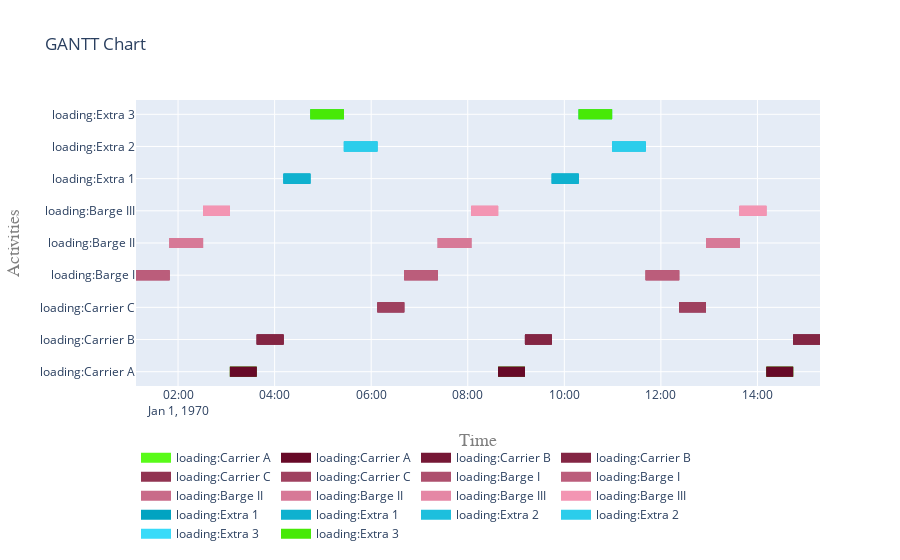

Write notebook code for a chart like this one.
### Markdown cell above
Plot only activities whose namespace (first letters) matches load*

### Code cell
def expand(a, namespace):
    n = len(namespace)
    sa = []
    if a.name[0:n]==namespace:
        sa.append(a)
    if hasattr(a, "sub_processes"):
        for s in a.sub_processes:
            if s.name[0:n]==namespace:
                sa.append(s)
            sa+=expand(s,namespace)
    return sa
all_activities = []
for a in [*activities]:
    all_activities+=expand(activities[a],'load')
all_activities
fig = get_gantt_chart(all_activities)

### Figure 1 — Plotly figure (JSON) as saved in the notebook; plotly's stock layout.template omitted (floating-point values rounded to 4 significant figures)
{"data": [{"connectgaps": false, "hoverinfo": "y+name", "line": {"color": "rgb(89,251,25)", "width": 10}, "mode": "lines", "name": "loading:Carrier A", "type": "scatter", "x": ["1970-01-01T03:04:24", "1970-01-01T03:04:24", "1970-01-01T03:37:44", "1970-01-01T03:37:44", "1970-01-01T03:37:44", "1970-01-01T08:37:44", "1970-01-01T08:37:44", "1970-01-01T09:11:04", "1970-01-01T09:11:04", "1970-01-01T09:11:04", "1970-01-01T14:11:04", "1970-01-01T14:11:04", "1970-01-01T14:44:24", "1970-01-01T14:44:24", "1970-01-01T14:44:24", "1970-01-01T03:04:24", "1970-01-01T03:04:24", "1970-01-01T03:37:44", "1970-01-01T03:37:44", "1970-01-01T03:37:44", "1970-01-01T08:37:44", "1970-01-01T08:37:44", "1970-01-01T09:11:04", "1970-01-01T09:11:04", "1970-01-01T09:11:04", "1970-01-01T14:11:04", "1970-01-01T14:11:04", "1970-01-01T14:44:24", "1970-01-01T14:44:24", "1970-01-01T14:44:24"], "y": ["loading:Carrier A", "loading:Carrier A", "loading:Carrier A", "loading:Carrier A", null, "loading:Carrier A", "loading:Carrier A", "loading:Carrier A", "loading:Carrier A", null, "loading:Carrier A", "loading:Carrier A", "loading:Carrier A", "loading:Carrier A", null, "loading:Carrier A", "loading:Carrier A", "loading:Carrier A", "loading:Carrier A", null, "loading:Carrier A", "loading:Carrier A", "loading:Carrier A", "loading:Carrier A", null, "loading:Carrier A", "loading:Carrier A", "loading:Carrier A", "loading:Carrier A", null]}, {"connectgaps": false, "hoverinfo": "y+name", "line": {"color": "rgb(103,9,39)", "width": 10}, "mode": "lines", "name": "loading:Carrier A", "type": "scatter", "x": ["1970-01-01T03:04:24", "1970-01-01T03:04:24", "1970-01-01T03:37:44", "1970-01-01T03:37:44", "1970-01-01T03:37:44", "1970-01-01T08:37:44", "1970-01-01T08:37:44", "1970-01-01T09:11:04", "1970-01-01T09:11:04", "1970-01-01T09:11:04", "1970-01-01T14:11:04", "1970-01-01T14:11:04", "1970-01-01T14:44:24", "1970-01-01T14:44:24", "1970-01-01T14:44:24", "1970-01-01T03:04:24", "1970-01-01T03:04:24", "1970-01-01T03:37:44", "1970-01-01T03:37:44", "1970-01-01T03:37:44", "1970-01-01T08:37:44", "1970-01-01T08:37:44", "1970-01-01T09:11:04", "1970-01-01T09:11:04", "1970-01-01T09:11:04", "1970-01-01T14:11:04", "1970-01-01T14:11:04", "1970-01-01T14:44:24", "1970-01-01T14:44:24", "1970-01-01T14:44:24"], "y": ["loading:Carrier A", "loading:Carrier A", "loading:Carrier A", "loading:Carrier A", null, "loading:Carrier A", "loading:Carrier A", "loading:Carrier A", "loading:Carrier A", null, "loading:Carrier A", "loading:Carrier A", "loading:Carrier A", "loading:Carrier A", null, "loading:Carrier A", "loading:Carrier A", "loading:Carrier A", "loading:Carrier A", null, "loading:Carrier A", "loading:Carrier A", "loading:Carrier A", "loading:Carrier A", null, "loading:Carrier A", "loading:Carrier A", "loading:Carrier A", "loading:Carrier A", null]}, {"connectgaps": false, "hoverinfo": "y+name", "line": {"color": "rgb(117,23,53)", "width": 10}, "mode": "lines", "name": "loading:Carrier B", "type": "scatter", "x": ["1970-01-01T03:37:44", "1970-01-01T03:37:44", "1970-01-01T04:11:04", "1970-01-01T04:11:04", "1970-01-01T04:11:04", "1970-01-01T09:11:04", "1970-01-01T09:11:04", "1970-01-01T09:44:24", "1970-01-01T09:44:24", "1970-01-01T09:44:24", "1970-01-01T14:44:24", "1970-01-01T14:44:24", "1970-01-01T15:17:44", "1970-01-01T15:17:44", "1970-01-01T15:17:44", "1970-01-01T03:37:44", "1970-01-01T03:37:44", "1970-01-01T04:11:04", "1970-01-01T04:11:04", "1970-01-01T04:11:04", "1970-01-01T09:11:04", "1970-01-01T09:11:04", "1970-01-01T09:44:24", "1970-01-01T09:44:24", "1970-01-01T09:44:24", "1970-01-01T14:44:24", "1970-01-01T14:44:24", "1970-01-01T15:17:44", "1970-01-01T15:17:44", "1970-01-01T15:17:44"], "y": ["loading:Carrier B", "loading:Carrier B", "loading:Carrier B", "loading:Carrier B", null, "loading:Carrier B", "loading:Carrier B", "loading:Carrier B", "loading:Carrier B", null, "loading:Carrier B", "loading:Carrier B", "loading:Carrier B", "loading:Carrier B", null, "loading:Carrier B", "loading:Carrier B", "loading:Carrier B", "loading:Carrier B", null, "loading:Carrier B", "loading:Carrier B", "loading:Carrier B", "loading:Carrier B", null, "loading:Carrier B", "loading:Carrier B", "loading:Carrier B", "loading:Carrier B", null]}, {"connectgaps": false, "hoverinfo": "y+name", "line": {"color": "rgb(131,37,67)", "width": 10}, "mode": "lines", "name": "loading:Carrier B", "type": "scatter", "x": ["1970-01-01T03:37:44", "1970-01-01T03:37:44", "1970-01-01T04:11:04", "1970-01-01T04:11:04", "1970-01-01T04:11:04", "1970-01-01T09:11:04", "1970-01-01T09:11:04", "1970-01-01T09:44:24", "1970-01-01T09:44:24", "1970-01-01T09:44:24", "1970-01-01T14:44:24", "1970-01-01T14:44:24", "1970-01-01T15:17:44", "1970-01-01T15:17:44", "1970-01-01T15:17:44", "1970-01-01T03:37:44", "1970-01-01T03:37:44", "1970-01-01T04:11:04", "1970-01-01T04:11:04", "1970-01-01T04:11:04", "1970-01-01T09:11:04", "1970-01-01T09:11:04", "1970-01-01T09:44:24", "1970-01-01T09:44:24", "1970-01-01T09:44:24", "1970-01-01T14:44:24", "1970-01-01T14:44:24", "1970-01-01T15:17:44", "1970-01-01T15:17:44", "1970-01-01T15:17:44"], "y": ["loading:Carrier B", "loading:Carrier B", "loading:Carrier B", "loading:Carrier B", null, "loading:Carrier B", "loading:Carrier B", "loading:Carrier B", "loading:Carrier B", null, "loading:Carrier B", "loading:Carrier B", "loading:Carrier B", "loading:Carrier B", null, "loading:Carrier B", "loading:Carrier B", "loading:Carrier B", "loading:Carrier B", null, "loading:Carrier B", "loading:Carrier B", "loading:Carrier B", "loading:Carrier B", null, "loading:Carrier B", "loading:Carrier B", "loading:Carrier B", "loading:Carrier B", null]}, {"connectgaps": false, "hoverinfo": "y+name", "line": {"color": "rgb(145,51,81)", "width": 10}, "mode": "lines", "name": "loading:Carrier C", "type": "scatter", "x": ["1970-01-01T06:07:44", "1970-01-01T06:07:44", "1970-01-01T06:41:04", "1970-01-01T06:41:04", "1970-01-01T06:41:04", "1970-01-01T12:22:44", "1970-01-01T12:22:44", "1970-01-01T12:56:04", "1970-01-01T12:56:04", "1970-01-01T12:56:04", "1970-01-01T06:07:44", "1970-01-01T06:07:44", "1970-01-01T06:41:04", "1970-01-01T06:41:04", "1970-01-01T06:41:04", "1970-01-01T12:22:44", "1970-01-01T12:22:44", "1970-01-01T12:56:04", "1970-01-01T12:56:04", "1970-01-01T12:56:04"], "y": ["loading:Carrier C", "loading:Carrier C", "loading:Carrier C", "loading:Carrier C", null, "loading:Carrier C", "loading:Carrier C", "loading:Carrier C", "loading:Carrier C", null, "loading:Carrier C", "loading:Carrier C", "loading:Carrier C", "loading:Carrier C", null, "loading:Carrier C", "loading:Carrier C", "loading:Carrier C", "loading:Carrier C", null]}, {"connectgaps": false, "hoverinfo": "y+name", "line": {"color": "rgb(159,65,95)", "width": 10}, "mode": "lines", "name": "loading:Carrier C", "type": "scatter", "x": ["1970-01-01T06:07:44", "1970-01-01T06:07:44", "1970-01-01T06:41:04", "1970-01-01T06:41:04", "1970-01-01T06:41:04", "1970-01-01T12:22:44", "1970-01-01T12:22:44", "1970-01-01T12:56:04", "1970-01-01T12:56:04", "1970-01-01T12:56:04", "1970-01-01T06:07:44", "1970-01-01T06:07:44", "1970-01-01T06:41:04", "1970-01-01T06:41:04", "1970-01-01T06:41:04", "1970-01-01T12:22:44", "1970-01-01T12:22:44", "1970-01-01T12:56:04", "1970-01-01T12:56:04", "1970-01-01T12:56:04"], "y": ["loading:Carrier C", "loading:Carrier C", "loading:Carrier C", "loading:Carrier C", null, "loading:Carrier C", "loading:Carrier C", "loading:Carrier C", "loading:Carrier C", null, "loading:Carrier C", "loading:Carrier C", "loading:Carrier C", "loading:Carrier C", null, "loading:Carrier C", "loading:Carrier C", "loading:Carrier C", "loading:Carrier C", null]}, {"connectgaps": false, "hoverinfo": "y+name", "line": {"color": "rgb(173,79,109)", "width": 10}, "mode": "lines", "name": "loading:Barge I", "type": "scatter", "x": ["1970-01-01T01:07:44", "1970-01-01T01:07:44", "1970-01-01T01:49:24", "1970-01-01T01:49:24", "1970-01-01T01:49:24", "1970-01-01T06:41:04", "1970-01-01T06:41:04", "1970-01-01T07:22:44", "1970-01-01T07:22:44", "1970-01-01T07:22:44", "1970-01-01T11:41:04", "1970-01-01T11:41:04", "1970-01-01T12:22:44", "1970-01-01T12:22:44", "1970-01-01T12:22:44", "1970-01-01T01:07:44", "1970-01-01T01:07:44", "1970-01-01T01:49:24", "1970-01-01T01:49:24", "1970-01-01T01:49:24", "1970-01-01T06:41:04", "1970-01-01T06:41:04", "1970-01-01T07:22:44", "1970-01-01T07:22:44", "1970-01-01T07:22:44", "1970-01-01T11:41:04", "1970-01-01T11:41:04", "1970-01-01T12:22:44", "1970-01-01T12:22:44", "1970-01-01T12:22:44"], "y": ["loading:Barge I", "loading:Barge I", "loading:Barge I", "loading:Barge I", null, "loading:Barge I", "loading:Barge I", "loading:Barge I", "loading:Barge I", null, "loading:Barge I", "loading:Barge I", "loading:Barge I", "loading:Barge I", null, "loading:Barge I", "loading:Barge I", "loading:Barge I", "loading:Barge I", null, "loading:Barge I", "loading:Barge I", "loading:Barge I", "loading:Barge I", null, "loading:Barge I", "loading:Barge I", "loading:Barge I", "loading:Barge I", null]}, {"connectgaps": false, "hoverinfo": "y+name", "line": {"color": "rgb(187,93,123)", "width": 10}, "mode": "lines", "name": "loading:Barge I", "type": "scatter", "x": ["1970-01-01T01:07:44", "1970-01-01T01:07:44", "1970-01-01T01:49:24", "1970-01-01T01:49:24", "1970-01-01T01:49:24", "1970-01-01T06:41:04", "1970-01-01T06:41:04", "1970-01-01T07:22:44", "1970-01-01T07:22:44", "1970-01-01T07:22:44", "1970-01-01T11:41:04", "1970-01-01T11:41:04", "1970-01-01T12:22:44", "1970-01-01T12:22:44", "1970-01-01T12:22:44", "1970-01-01T01:07:44", "1970-01-01T01:07:44", "1970-01-01T01:49:24", "1970-01-01T01:49:24", "1970-01-01T01:49:24", "1970-01-01T06:41:04", "1970-01-01T06:41:04", "1970-01-01T07:22:44", "1970-01-01T07:22:44", "1970-01-01T07:22:44", "1970-01-01T11:41:04", "1970-01-01T11:41:04", "1970-01-01T12:22:44", "1970-01-01T12:22:44", "1970-01-01T12:22:44"], "y": ["loading:Barge I", "loading:Barge I", "loading:Barge I", "loading:Barge I", null, "loading:Barge I", "loading:Barge I", "loading:Barge I", "loading:Barge I", null, "loading:Barge I", "loading:Barge I", "loading:Barge I", "loading:Barge I", null, "loading:Barge I", "loading:Barge I", "loading:Barge I", "loading:Barge I", null, "loading:Barge I", "loading:Barge I", "loading:Barge I", "loading:Barge I", null, "loading:Barge I", "loading:Barge I", "loading:Barge I", "loading:Barge I", null]}, {"connectgaps": false, "hoverinfo": "y+name", "line": {"color": "rgb(201,107,137)", "width": 10}, "mode": "lines", "name": "loading:Barge II", "type": "scatter", "x": ["1970-01-01T01:49:24", "1970-01-01T01:49:24", "1970-01-01T02:31:04", "1970-01-01T02:31:04", "1970-01-01T02:31:04", "1970-01-01T07:22:44", "1970-01-01T07:22:44", "1970-01-01T08:04:24", "1970-01-01T08:04:24", "1970-01-01T08:04:24", "1970-01-01T12:56:04", "1970-01-01T12:56:04", "1970-01-01T13:37:44", "1970-01-01T13:37:44", "1970-01-01T13:37:44", "1970-01-01T01:49:24", "1970-01-01T01:49:24", "1970-01-01T02:31:04", "1970-01-01T02:31:04", "1970-01-01T02:31:04", "1970-01-01T07:22:44", "1970-01-01T07:22:44", "1970-01-01T08:04:24", "1970-01-01T08:04:24", "1970-01-01T08:04:24", "1970-01-01T12:56:04", "1970-01-01T12:56:04", "1970-01-01T13:37:44", "1970-01-01T13:37:44", "1970-01-01T13:37:44"], "y": ["loading:Barge II", "loading:Barge II", "loading:Barge II", "loading:Barge II", null, "loading:Barge II", "loading:Barge II", "loading:Barge II", "loading:Barge II", null, "loading:Barge II", "loading:Barge II", "loading:Barge II", "loading:Barge II", null, "loading:Barge II", "loading:Barge II", "loading:Barge II", "loading:Barge II", null, "loading:Barge II", "loading:Barge II", "loading:Barge II", "loading:Barge II", null, "loading:Barge II", "loading:Barge II", "loading:Barge II", "loading:Barge II", null]}, {"connectgaps": false, "hoverinfo": "y+name", "line": {"color": "rgb(215,121,151)", "width": 10}, "mode": "lines", "name": "loading:Barge II", "type": "scatter", "x": ["1970-01-01T01:49:24", "1970-01-01T01:49:24", "1970-01-01T02:31:04", "1970-01-01T02:31:04", "1970-01-01T02:31:04", "1970-01-01T07:22:44", "1970-01-01T07:22:44", "1970-01-01T08:04:24", "1970-01-01T08:04:24", "1970-01-01T08:04:24", "1970-01-01T12:56:04", "1970-01-01T12:56:04", "1970-01-01T13:37:44", "1970-01-01T13:37:44", "1970-01-01T13:37:44", "1970-01-01T01:49:24", "1970-01-01T01:49:24", "1970-01-01T02:31:04", "1970-01-01T02:31:04", "1970-01-01T02:31:04", "1970-01-01T07:22:44", "1970-01-01T07:22:44", "1970-01-01T08:04:24", "1970-01-01T08:04:24", "1970-01-01T08:04:24", "1970-01-01T12:56:04", "1970-01-01T12:56:04", "1970-01-01T13:37:44", "1970-01-01T13:37:44", "1970-01-01T13:37:44"], "y": ["loading:Barge II", "loading:Barge II", "loading:Barge II", "loading:Barge II", null, "loading:Barge II", "loading:Barge II", "loading:Barge II", "loading:Barge II", null, "loading:Barge II", "loading:Barge II", "loading:Barge II", "loading:Barge II", null, "loading:Barge II", "loading:Barge II", "loading:Barge II", "loading:Barge II", null, "loading:Barge II", "loading:Barge II", "loading:Barge II", "loading:Barge II", null, "loading:Barge II", "loading:Barge II", "loading:Barge II", "loading:Barge II", null]}, {"connectgaps": false, "hoverinfo": "y+name", "line": {"color": "rgb(229,135,165)", "width": 10}, "mode": "lines", "name": "loading:Barge III", "type": "scatter", "x": ["1970-01-01T02:31:04", "1970-01-01T02:31:04", "1970-01-01T03:04:24", "1970-01-01T03:04:24", "1970-01-01T03:04:24", "1970-01-01T08:04:24", "1970-01-01T08:04:24", "1970-01-01T08:37:44", "1970-01-01T08:37:44", "1970-01-01T08:37:44", "1970-01-01T13:37:44", "1970-01-01T13:37:44", "1970-01-01T14:11:04", "1970-01-01T14:11:04", "1970-01-01T14:11:04", "1970-01-01T02:31:04", "1970-01-01T02:31:04", "1970-01-01T03:04:24", "1970-01-01T03:04:24", "1970-01-01T03:04:24", "1970-01-01T08:04:24", "1970-01-01T08:04:24", "1970-01-01T08:37:44", "1970-01-01T08:37:44", "1970-01-01T08:37:44", "1970-01-01T13:37:44", "1970-01-01T13:37:44", "1970-01-01T14:11:04", "1970-01-01T14:11:04", "1970-01-01T14:11:04"], "y": ["loading:Barge III", "loading:Barge III", "loading:Barge III", "loading:Barge III", null, "loading:Barge III", "loading:Barge III", "loading:Barge III", "loading:Barge III", null, "loading:Barge III", "loading:Barge III", "loading:Barge III", "loading:Barge III", null, "loading:Barge III", "loading:Barge III", "loading:Barge III", "loading:Barge III", null, "loading:Barge III", "loading:Barge III", "loading:Barge III", "loading:Barge III", null, "loading:Barge III", "loading:Barge III", "loading:Barge III", "loading:Barge III", null]}, {"connectgaps": false, "hoverinfo": "y+name", "line": {"color": "rgb(243,149,179)", "width": 10}, "mode": "lines", "name": "loading:Barge III", "type": "scatter", "x": ["1970-01-01T02:31:04", "1970-01-01T02:31:04", "1970-01-01T03:04:24", "1970-01-01T03:04:24", "1970-01-01T03:04:24", "1970-01-01T08:04:24", "1970-01-01T08:04:24", "1970-01-01T08:37:44", "1970-01-01T08:37:44", "1970-01-01T08:37:44", "1970-01-01T13:37:44", "1970-01-01T13:37:44", "1970-01-01T14:11:04", "1970-01-01T14:11:04", "1970-01-01T14:11:04", "1970-01-01T02:31:04", "1970-01-01T02:31:04", "1970-01-01T03:04:24", "1970-01-01T03:04:24", "1970-01-01T03:04:24", "1970-01-01T08:04:24", "1970-01-01T08:04:24", "1970-01-01T08:37:44", "1970-01-01T08:37:44", "1970-01-01T08:37:44", "1970-01-01T13:37:44", "1970-01-01T13:37:44", "1970-01-01T14:11:04", "1970-01-01T14:11:04", "1970-01-01T14:11:04"], "y": ["loading:Barge III", "loading:Barge III", "loading:Barge III", "loading:Barge III", null, "loading:Barge III", "loading:Barge III", "loading:Barge III", "loading:Barge III", null, "loading:Barge III", "loading:Barge III", "loading:Barge III", "loading:Barge III", null, "loading:Barge III", "loading:Barge III", "loading:Barge III", "loading:Barge III", null, "loading:Barge III", "loading:Barge III", "loading:Barge III", "loading:Barge III", null, "loading:Barge III", "loading:Barge III", "loading:Barge III", "loading:Barge III", null]}, {"connectgaps": false, "hoverinfo": "y+name", "line": {"color": "rgb(1,163,193)", "width": 10}, "mode": "lines", "name": "loading:Extra 1", "type": "scatter", "x": ["1970-01-01T04:11:04", "1970-01-01T04:11:04", "1970-01-01T04:44:24", "1970-01-01T04:44:24", "1970-01-01T04:44:24", "1970-01-01T09:44:24", "1970-01-01T09:44:24", "1970-01-01T10:17:44", "1970-01-01T10:17:44", "1970-01-01T10:17:44", "1970-01-01T04:11:04", "1970-01-01T04:11:04", "1970-01-01T04:44:24", "1970-01-01T04:44:24", "1970-01-01T04:44:24", "1970-01-01T09:44:24", "1970-01-01T09:44:24", "1970-01-01T10:17:44", "1970-01-01T10:17:44", "1970-01-01T10:17:44"], "y": ["loading:Extra 1", "loading:Extra 1", "loading:Extra 1", "loading:Extra 1", null, "loading:Extra 1", "loading:Extra 1", "loading:Extra 1", "loading:Extra 1", null, "loading:Extra 1", "loading:Extra 1", "loading:Extra 1", "loading:Extra 1", null, "loading:Extra 1", "loading:Extra 1", "loading:Extra 1", "loading:Extra 1", null]}, {"connectgaps": false, "hoverinfo": "y+name", "line": {"color": "rgb(15,177,207)", "width": 10}, "mode": "lines", "name": "loading:Extra 1", "type": "scatter", "x": ["1970-01-01T04:11:04", "1970-01-01T04:11:04", "1970-01-01T04:44:24", "1970-01-01T04:44:24", "1970-01-01T04:44:24", "1970-01-01T09:44:24", "1970-01-01T09:44:24", "1970-01-01T10:17:44", "1970-01-01T10:17:44", "1970-01-01T10:17:44", "1970-01-01T04:11:04", "1970-01-01T04:11:04", "1970-01-01T04:44:24", "1970-01-01T04:44:24", "1970-01-01T04:44:24", "1970-01-01T09:44:24", "1970-01-01T09:44:24", "1970-01-01T10:17:44", "1970-01-01T10:17:44", "1970-01-01T10:17:44"], "y": ["loading:Extra 1", "loading:Extra 1", "loading:Extra 1", "loading:Extra 1", null, "loading:Extra 1", "loading:Extra 1", "loading:Extra 1", "loading:Extra 1", null, "loading:Extra 1", "loading:Extra 1", "loading:Extra 1", "loading:Extra 1", null, "loading:Extra 1", "loading:Extra 1", "loading:Extra 1", "loading:Extra 1", null]}, {"connectgaps": false, "hoverinfo": "y+name", "line": {"color": "rgb(29,191,221)", "width": 10}, "mode": "lines", "name": "loading:Extra 2", "type": "scatter", "x": ["1970-01-01T05:26:04", "1970-01-01T05:26:04", "1970-01-01T06:07:44", "1970-01-01T06:07:44", "1970-01-01T06:07:44", "1970-01-01T10:59:24", "1970-01-01T10:59:24", "1970-01-01T11:41:04", "1970-01-01T11:41:04", "1970-01-01T11:41:04", "1970-01-01T05:26:04", "1970-01-01T05:26:04", "1970-01-01T06:07:44", "1970-01-01T06:07:44", "1970-01-01T06:07:44", "1970-01-01T10:59:24", "1970-01-01T10:59:24", "1970-01-01T11:41:04", "1970-01-01T11:41:04", "1970-01-01T11:41:04"], "y": ["loading:Extra 2", "loading:Extra 2", "loading:Extra 2", "loading:Extra 2", null, "loading:Extra 2", "loading:Extra 2", "loading:Extra 2", "loading:Extra 2", null, "loading:Extra 2", "loading:Extra 2", "loading:Extra 2", "loading:Extra 2", null, "loading:Extra 2", "loading:Extra 2", "loading:Extra 2", "loading:Extra 2", null]}, {"connectgaps": false, "hoverinfo": "y+name", "line": {"color": "rgb(43,205,235)", "width": 10}, "mode": "lines", "name": "loading:Extra 2", "type": "scatter", "x": ["1970-01-01T05:26:04", "1970-01-01T05:26:04", "1970-01-01T06:07:44", "1970-01-01T06:07:44", "1970-01-01T06:07:44", "1970-01-01T10:59:24", "1970-01-01T10:59:24", "1970-01-01T11:41:04", "1970-01-01T11:41:04", "1970-01-01T11:41:04", "1970-01-01T05:26:04", "1970-01-01T05:26:04", "1970-01-01T06:07:44", "1970-01-01T06:07:44", "1970-01-01T06:07:44", "1970-01-01T10:59:24", "1970-01-01T10:59:24", "1970-01-01T11:41:04", "1970-01-01T11:41:04", "1970-01-01T11:41:04"], "y": ["loading:Extra 2", "loading:Extra 2", "loading:Extra 2", "loading:Extra 2", null, "loading:Extra 2", "loading:Extra 2", "loading:Extra 2", "loading:Extra 2", null, "loading:Extra 2", "loading:Extra 2", "loading:Extra 2", "loading:Extra 2", null, "loading:Extra 2", "loading:Extra 2", "loading:Extra 2", "loading:Extra 2", null]}, {"connectgaps": false, "hoverinfo": "y+name", "line": {"color": "rgb(57,219,249)", "width": 10}, "mode": "lines", "name": "loading:Extra 3", "type": "scatter", "x": ["1970-01-01T04:44:24", "1970-01-01T04:44:24", "1970-01-01T05:26:04", "1970-01-01T05:26:04", "1970-01-01T05:26:04", "1970-01-01T10:17:44", "1970-01-01T10:17:44", "1970-01-01T10:59:24", "1970-01-01T10:59:24", "1970-01-01T10:59:24", "1970-01-01T04:44:24", "1970-01-01T04:44:24", "1970-01-01T05:26:04", "1970-01-01T05:26:04", "1970-01-01T05:26:04", "1970-01-01T10:17:44", "1970-01-01T10:17:44", "1970-01-01T10:59:24", "1970-01-01T10:59:24", "1970-01-01T10:59:24"], "y": ["loading:Extra 3", "loading:Extra 3", "loading:Extra 3", "loading:Extra 3", null, "loading:Extra 3", "loading:Extra 3", "loading:Extra 3", "loading:Extra 3", null, "loading:Extra 3", "loading:Extra 3", "loading:Extra 3", "loading:Extra 3", null, "loading:Extra 3", "loading:Extra 3", "loading:Extra 3", "loading:Extra 3", null]}, {"connectgaps": false, "hoverinfo": "y+name", "line": {"color": "rgb(71,233,7)", "width": 10}, "mode": "lines", "name": "loading:Extra 3", "type": "scatter", "x": ["1970-01-01T04:44:24", "1970-01-01T04:44:24", "1970-01-01T05:26:04", "1970-01-01T05:26:04", "1970-01-01T05:26:04", "1970-01-01T10:17:44", "1970-01-01T10:17:44", "1970-01-01T10:59:24", "1970-01-01T10:59:24", "1970-01-01T10:59:24", "1970-01-01T04:44:24", "1970-01-01T04:44:24", "1970-01-01T05:26:04", "1970-01-01T05:26:04", "1970-01-01T05:26:04", "1970-01-01T10:17:44", "1970-01-01T10:17:44", "1970-01-01T10:59:24", "1970-01-01T10:59:24", "1970-01-01T10:59:24"], "y": ["loading:Extra 3", "loading:Extra 3", "loading:Extra 3", "loading:Extra 3", null, "loading:Extra 3", "loading:Extra 3", "loading:Extra 3", "loading:Extra 3", null, "loading:Extra 3", "loading:Extra 3", "loading:Extra 3", "loading:Extra 3", null, "loading:Extra 3", "loading:Extra 3", "loading:Extra 3", "loading:Extra 3", null]}], "layout": {"hovermode": "closest", "legend": {"orientation": "h", "x": 0, "y": -0.2}, "title": {"text": "GANTT Chart"}, "xaxis": {"range": ["1970-01-01T01:07:44", "1970-01-01T15:17:44"], "title": {"font": {"color": "#7f7f7f", "family": "Courier New, monospace", "size": 18}, "text": "Time"}}, "yaxis": {"title": {"font": {"color": "#7f7f7f", "family": "Courier New, monospace", "size": 18}, "text": "Activities"}}}}
